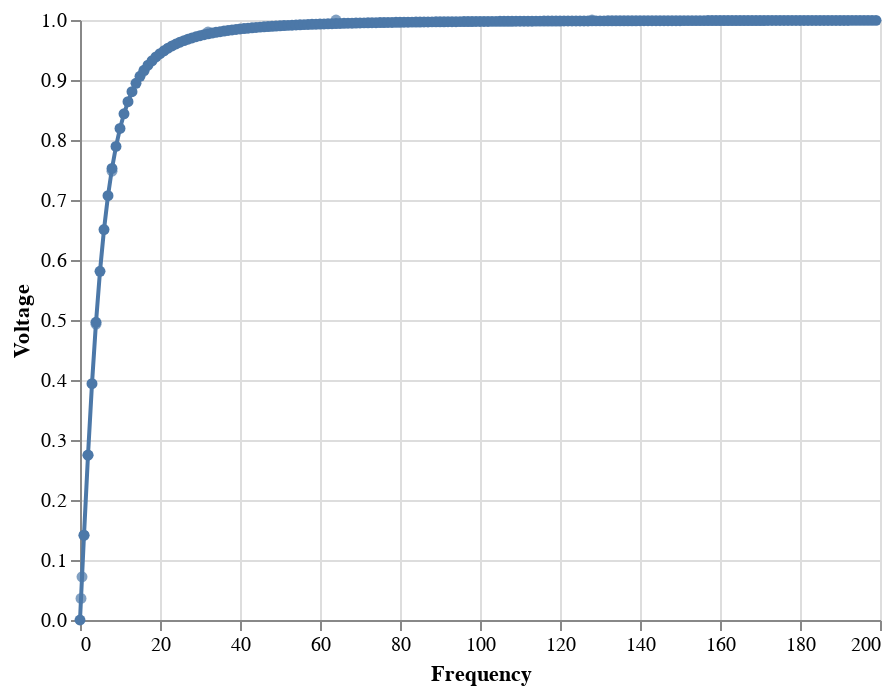

Write notebook code for a chart like this one.
### Markdown cell above
This fit visually looks fairly similar to the shape of the data, but we can overlay them to make sure.

### Code cell
fit = alt.Chart(source).mark_line(point=True).encode(
    x = 'Frequency',
    y = 'Voltage'
)

data2 + fit

### Figure 1 — Vega-Lite specification as saved in the notebook (floating-point values rounded to 4 significant figures; data arrays with more than 128 entries replaced by an {"elided": "..."} marker saying what was removed)
{"config": {"view": {"continuousWidth": 400, "continuousHeight": 300}}, "layer": [{"data": {"name": "data-1880f1e01353b6ab8b04792e3d87a128"}, "mark": "circle", "encoding": {"x": {"type": "quantitative", "field": "Frequency"}, "y": {"type": "quantitative", "field": "Voltage"}}}, {"data": {"name": "data-fe07b77270d5bc6c9686ed89a88b93cf"}, "mark": {"type": "line", "point": true}, "encoding": {"x": {"type": "quantitative", "field": "Frequency"}, "y": {"type": "quantitative", "field": "Voltage"}}}], "$schema": "https://vega.github.io/schema/vega-lite/v4.8.1.json", "datasets": {"data-1880f1e01353b6ab8b04792e3d87a128": [{"Frequency": 128.0, "Voltage": 1.0}, {"Frequency": 64.0, "Voltage": 1.0}, {"Frequency": 32.0, "Voltage": 0.98}, {"Frequency": 16.0, "Voltage": 0.915}, {"Frequency": 8.0, "Voltage": 0.748}, {"Frequency": 4.0, "Voltage": 0.493}, {"Frequency": 2.0, "Voltage": 0.275}, {"Frequency": 1.0, "Voltage": 0.141}, {"Frequency": 0.5, "Voltage": 0.072}, {"Frequency": 0.25, "Voltage": 0.036}], "data-fe07b77270d5bc6c9686ed89a88b93cf": {"elided": "200 records"}}}
